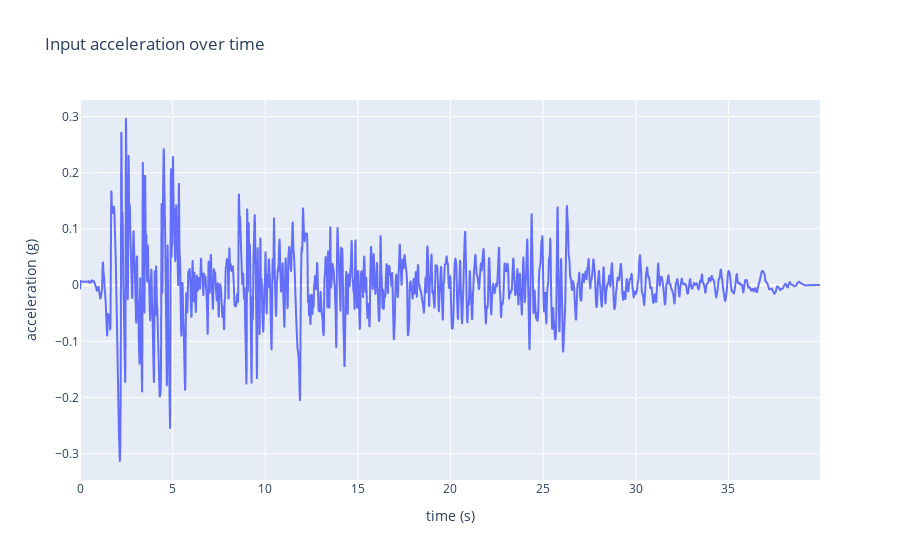

Notebook source saved alongside this figure:
### Markdown cell above
### Inputs: [El Centro Earthquake](https://www.youtube.com/shorts/6DVtmpsuugA)

### Code cell
inputs  = np.loadtxt("../uploads/elcentro.txt")
dt = 0.01
time = np.linspace(0, len(inputs)*dt, len(inputs))

fig = px.line(x=time, y=inputs, title='Input acceleration over time')
fig.update_layout(xaxis_title='time (s)', yaxis_title='acceleration (g)')
fig.show()

### Figure 1 — Plotly figure (JSON) as saved in the notebook; plotly's stock layout.template omitted (floating-point values rounded to 4 significant figures; data arrays with more than 128 entries replaced by an {"elided": "..."} marker saying what was removed)
{"data": [{"hovertemplate": "x=%{x}<br>y=%{y}<extra></extra>", "legendgroup": "", "line": {"color": "#636efa", "dash": "solid"}, "marker": {"symbol": "circle"}, "mode": "lines", "name": "", "showlegend": false, "type": "scattergl", "x": {"elided": "3995 float values"}, "xaxis": "x", "y": {"elided": "3995 float values"}, "yaxis": "y"}], "layout": {"legend": {"tracegroupgap": 0}, "title": {"text": "Input acceleration over time"}, "xaxis": {"anchor": "y", "domain": [0, 1], "title": {"text": "time (s)"}}, "yaxis": {"anchor": "x", "domain": [0, 1], "title": {"text": "acceleration (g)"}}}}
